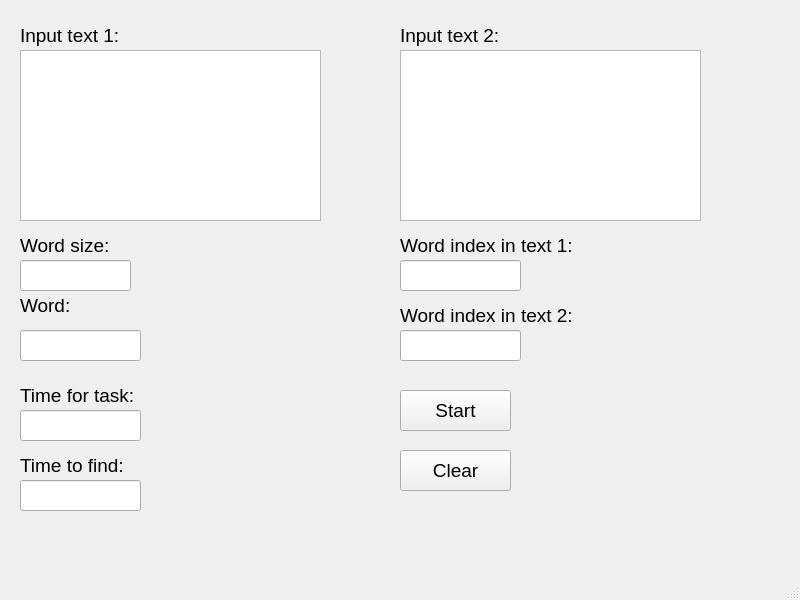
<?xml version="1.0" encoding="UTF-8"?>
<ui version="4.0">
 <class>MainWindow</class>
 <widget class="QMainWindow" name="MainWindow">
  <property name="geometry">
   <rect>
    <x>0</x>
    <y>0</y>
    <width>800</width>
    <height>600</height>
   </rect>
  </property>
  <property name="windowTitle">
   <string>MainWindow</string>
  </property>
  <widget class="QWidget" name="centralwidget">
   <widget class="QLineEdit" name="lineEdit_word_idx">
    <property name="geometry">
     <rect>
      <x>400</x>
      <y>260</y>
      <width>121</width>
      <height>31</height>
     </rect>
    </property>
    <property name="font">
     <font>
      <pointsize>14</pointsize>
     </font>
    </property>
    <property name="readOnly">
     <bool>true</bool>
    </property>
   </widget>
   <widget class="QTextEdit" name="textEdit_text_2">
    <property name="geometry">
     <rect>
      <x>400</x>
      <y>50</y>
      <width>301</width>
      <height>171</height>
     </rect>
    </property>
    <property name="font">
     <font>
      <pointsize>14</pointsize>
     </font>
    </property>
   </widget>
   <widget class="QLabel" name="label_5">
    <property name="geometry">
     <rect>
      <x>400</x>
      <y>230</y>
      <width>231</width>
      <height>31</height>
     </rect>
    </property>
    <property name="font">
     <font>
      <pointsize>14</pointsize>
     </font>
    </property>
    <property name="text">
     <string>Word index in text 1:</string>
    </property>
   </widget>
   <widget class="QLineEdit" name="lineEdit_word_2_idx">
    <property name="geometry">
     <rect>
      <x>400</x>
      <y>330</y>
      <width>121</width>
      <height>31</height>
     </rect>
    </property>
    <property name="font">
     <font>
      <pointsize>14</pointsize>
     </font>
    </property>
    <property name="readOnly">
     <bool>true</bool>
    </property>
   </widget>
   <widget class="QPushButton" name="pushButton_start">
    <property name="geometry">
     <rect>
      <x>400</x>
      <y>390</y>
      <width>111</width>
      <height>41</height>
     </rect>
    </property>
    <property name="font">
     <font>
      <pointsize>14</pointsize>
     </font>
    </property>
    <property name="text">
     <string>Start</string>
    </property>
   </widget>
   <widget class="QLabel" name="label_8">
    <property name="geometry">
     <rect>
      <x>20</x>
      <y>450</y>
      <width>141</width>
      <height>31</height>
     </rect>
    </property>
    <property name="font">
     <font>
      <pointsize>14</pointsize>
     </font>
    </property>
    <property name="text">
     <string>Time to find:</string>
    </property>
   </widget>
   <widget class="QLabel" name="label_6">
    <property name="geometry">
     <rect>
      <x>400</x>
      <y>300</y>
      <width>321</width>
      <height>31</height>
     </rect>
    </property>
    <property name="font">
     <font>
      <pointsize>14</pointsize>
     </font>
    </property>
    <property name="text">
     <string>Word index in text 2:</string>
    </property>
   </widget>
   <widget class="QLabel" name="label_7">
    <property name="geometry">
     <rect>
      <x>20</x>
      <y>380</y>
      <width>151</width>
      <height>31</height>
     </rect>
    </property>
    <property name="font">
     <font>
      <pointsize>14</pointsize>
     </font>
    </property>
    <property name="text">
     <string>Time for task:</string>
    </property>
   </widget>
   <widget class="QLineEdit" name="lineEdit_task_time">
    <property name="geometry">
     <rect>
      <x>20</x>
      <y>410</y>
      <width>121</width>
      <height>31</height>
     </rect>
    </property>
    <property name="font">
     <font>
      <pointsize>14</pointsize>
     </font>
    </property>
    <property name="readOnly">
     <bool>true</bool>
    </property>
   </widget>
   <widget class="QTextEdit" name="textEdit">
    <property name="geometry">
     <rect>
      <x>20</x>
      <y>50</y>
      <width>301</width>
      <height>171</height>
     </rect>
    </property>
    <property name="font">
     <font>
      <pointsize>14</pointsize>
     </font>
    </property>
   </widget>
   <widget class="QLabel" name="label_3">
    <property name="geometry">
     <rect>
      <x>20</x>
      <y>290</y>
      <width>121</width>
      <height>31</height>
     </rect>
    </property>
    <property name="font">
     <font>
      <pointsize>14</pointsize>
     </font>
    </property>
    <property name="text">
     <string>Word:</string>
    </property>
   </widget>
   <widget class="QPushButton" name="pushButton_clear">
    <property name="geometry">
     <rect>
      <x>400</x>
      <y>450</y>
      <width>111</width>
      <height>41</height>
     </rect>
    </property>
    <property name="font">
     <font>
      <pointsize>14</pointsize>
     </font>
    </property>
    <property name="text">
     <string>Clear</string>
    </property>
   </widget>
   <widget class="QLineEdit" name="lineEdit_word">
    <property name="geometry">
     <rect>
      <x>20</x>
      <y>330</y>
      <width>121</width>
      <height>31</height>
     </rect>
    </property>
    <property name="font">
     <font>
      <pointsize>14</pointsize>
     </font>
    </property>
    <property name="readOnly">
     <bool>true</bool>
    </property>
   </widget>
   <widget class="QLineEdit" name="lineEdit_find_time">
    <property name="geometry">
     <rect>
      <x>20</x>
      <y>480</y>
      <width>121</width>
      <height>31</height>
     </rect>
    </property>
    <property name="font">
     <font>
      <pointsize>14</pointsize>
     </font>
    </property>
    <property name="readOnly">
     <bool>true</bool>
    </property>
   </widget>
   <widget class="QLabel" name="label_2">
    <property name="geometry">
     <rect>
      <x>400</x>
      <y>20</y>
      <width>121</width>
      <height>31</height>
     </rect>
    </property>
    <property name="font">
     <font>
      <pointsize>14</pointsize>
     </font>
    </property>
    <property name="text">
     <string>Input text 2:</string>
    </property>
   </widget>
   <widget class="QLabel" name="label">
    <property name="geometry">
     <rect>
      <x>20</x>
      <y>20</y>
      <width>121</width>
      <height>31</height>
     </rect>
    </property>
    <property name="font">
     <font>
      <pointsize>14</pointsize>
     </font>
    </property>
    <property name="text">
     <string>Input text 1:</string>
    </property>
   </widget>
   <widget class="QLineEdit" name="lineEdit_size">
    <property name="geometry">
     <rect>
      <x>20</x>
      <y>260</y>
      <width>111</width>
      <height>31</height>
     </rect>
    </property>
    <property name="font">
     <font>
      <pointsize>14</pointsize>
     </font>
    </property>
   </widget>
   <widget class="QLabel" name="label_4">
    <property name="geometry">
     <rect>
      <x>20</x>
      <y>230</y>
      <width>121</width>
      <height>31</height>
     </rect>
    </property>
    <property name="font">
     <font>
      <pointsize>14</pointsize>
     </font>
    </property>
    <property name="text">
     <string>Word size:</string>
    </property>
   </widget>
  </widget>
  <widget class="QMenuBar" name="menubar">
   <property name="geometry">
    <rect>
     <x>0</x>
     <y>0</y>
     <width>800</width>
     <height>25</height>
    </rect>
   </property>
  </widget>
  <widget class="QStatusBar" name="statusbar"/>
 </widget>
 <resources/>
 <connections/>
</ui>
